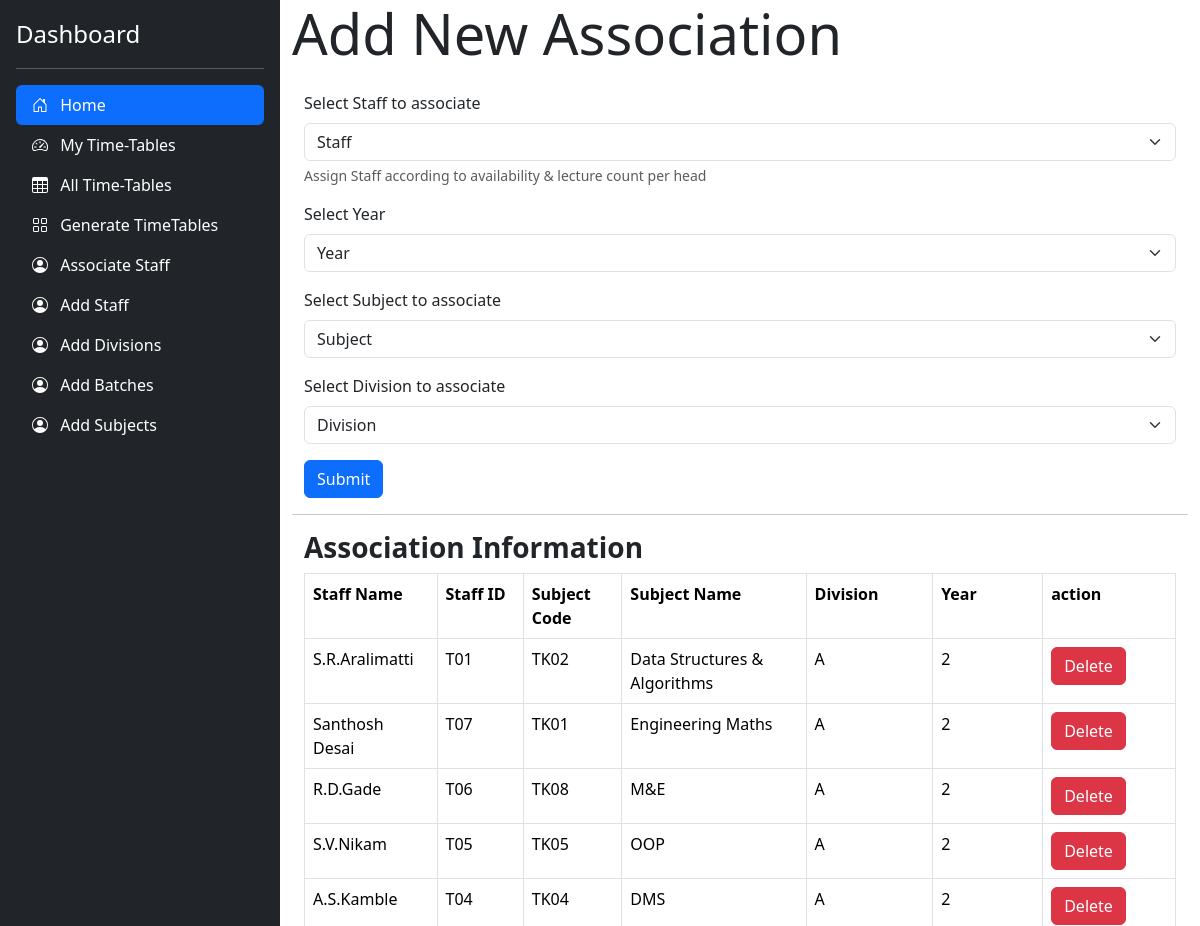
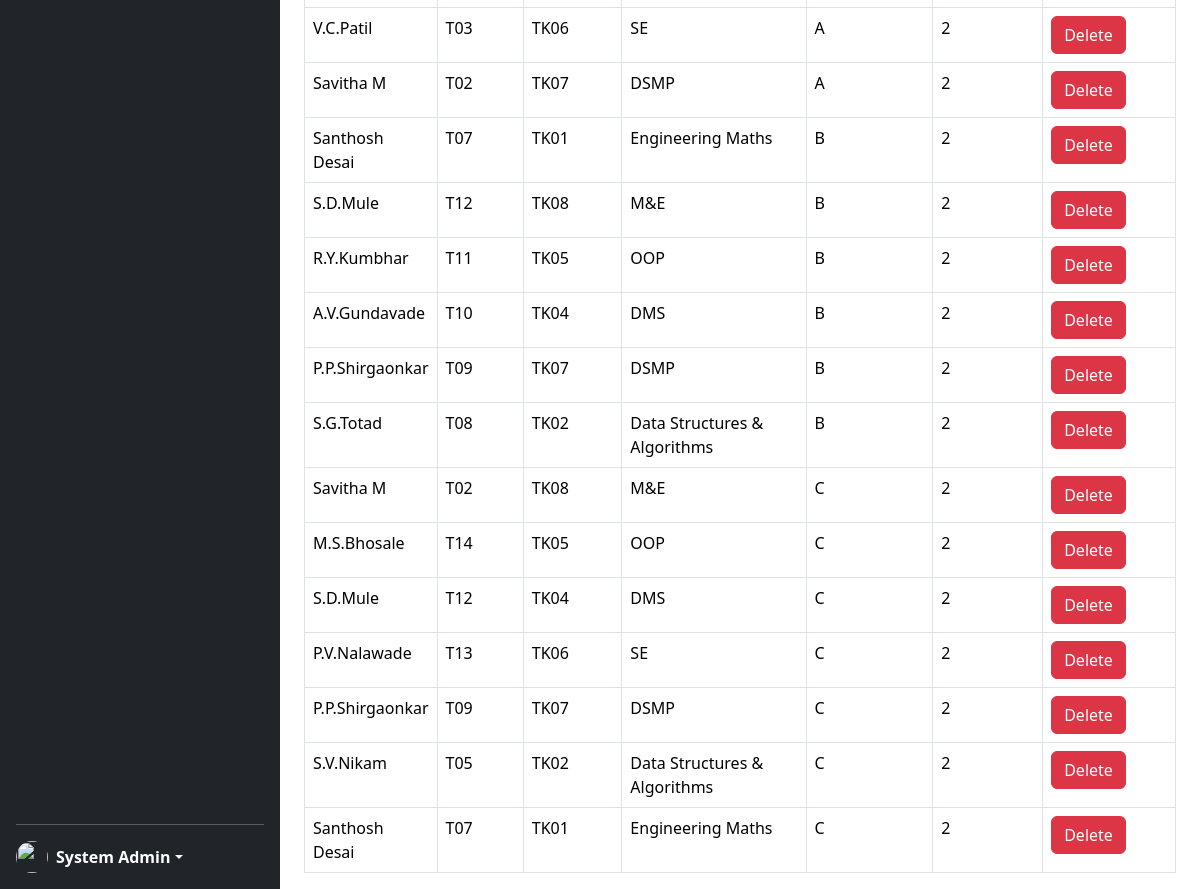
Screenshot of /associate.php (signed in) with the database file from the repository (2 pictures, top to bottom).
### tables this page shows
CREATE TABLE `associations` (
  `staffid` varchar(10) NOT NULL,
  `staffname` varchar(50) NOT NULL,
  `subjectcode` varchar(10) NOT NULL,
  `subjectname` varchar(50) NOT NULL,
  `year` int(1) NOT NULL,
  `division` varchar(2) NOT NULL,
  `id` int(11) NOT NULL
);

### associate.php (the view, shortened to what this page needs)
<!doctype html>
<html lang="en" data-bs-theme="auto">
<head>
    <link href="https://cdn.jsdelivr.net/npm/bootstrap@5.3.3/dist/css/bootstrap.min.css" rel="stylesheet">
    <link href="./css/sidebars.css" rel="stylesheet">
    <link rel="stylesheet" href="./css/dashboard.css">
    <link href="sidebars.css" rel="stylesheet">
</head>
<body>
    <main class="d-flex flex-nowrap">
        <div class="sidebar d-flex flex-column flex-shrink-0 p-3 text-bg-dark" style="width: 280px; height:100vh;">
            <a href="/" class="d-flex align-items-center mb-3 mb-md-0 me-md-auto text-white text-decoration-none">
                <span class="fs-4">Dashboard</span>
            </a>
            <hr>
            <ul class="nav nav-pills flex-column mb-auto">
                <li class="nav-item">
                    <a href="/TimeTableGenerator/administration.php" class="nav-link active" aria-current="page">
                        <svg class="bi pe-none me-2" width="16" height="16">
                            <use xlink:href="#home" />
                        </svg>
                        Home
                    </a>
                </li>
                <li>
                    <a href="#" class="nav-link text-white">
                        <svg class="bi pe-none me-2" width="16" height="16">
                            <use xlink:href="#speedometer2" />
                        </svg>
                        My Time-Tables
                    </a>
                </li>
                <li>
                    <a href="#" class="nav-link text-white">
                        <svg class="bi pe-none me-2" width="16" height="16">
                            <use xlink:href="#table" />
                        </svg>
                        All Time-Tables
                    </a>
                </li>
                <li>
                    <a href="/TimeTableGenerator/generate.php" class="nav-link text-white">
                        <svg class="bi pe-none me-2" width="16" height="16">
                            <use xlink:href="#grid" />
                        </svg>
                        Generate TimeTables
                    </a>
                </li>
                <li>
                    <a href="/TimeTableGenerator/associate.php" class="nav-link text-white">
                        <svg class="bi pe-none me-2" width="16" height="16">
                            <use xlink:href="#people-circle" />
                        </svg>
                        Associate Staff
                    </a>
                </li>
                <li>
                    <a href="/TimeTableGenerator/addStaff.php" class="nav-link text-white">
                        <svg class="bi pe-none me-2" width="16" height="16">
                            <use xlink:href="#people-circle" />
                        </svg>
                        Add Staff
                    </a>
                </li>
                <li>
                    <a href="/TimeTableGenerator/addDivisions.php" class="nav-link text-white">
                        <svg class="bi pe-none me-2" width="16" height="16">
                            <use xlink:href="#people-circle" />
                        </svg>
                        Add Divisions
                    </a>
                </li>
                <li>
                    <a href="/TimeTableGenerator/addBatches.php" class="nav-link text-white">
                        <svg class="bi pe-none me-2" width="16" height="16">
                            <use xlink:href="#people-circle" />
                        </svg>
                        Add Batches
                    </a>
                </li>
                <li>
                    <a href="/TimeTableGenerator/addSubjects.php" class="nav-link text-white">
                        <svg class="bi pe-none me-2" width="16" height="16">
                            <use xlink:href="#people-circle" />
                        </svg>
                        Add Subjects
                    </a>
                </li>
            </ul>
            <hr>
            <div class="dropdown">
                <a href="#" class="d-flex align-items-center text-white text-decoration-none dropdown-toggle" data-bs-toggle="dropdown" aria-expanded="false">
                    <img src="https://github.com/mdo.png" alt="" width="32" height="32" class="rounded-circle me-2">
                    <strong>
                        <?php
                        if (isset($_SESSION["userloggedin"])) {
                            if ($_SESSION["userloggedin"] != 1) {
                                header("Location: http://localhost/TimeTableGenerator/login.php");
                            } else {
                                echo '<li class="float-right" type="button" id="dropdownMenuButton" data-toggle="dropdown" aria-haspopup="true" aria-expanded="false">' . $_SESSION["username"] . '</li>';
                            }
                        } else {
                            header("Location: http://localhost/TimeTableGenerator/login.php");
                        }
                        ?>
                    </strong>
                </a>
            </div>
        </div>
        <div class="dashboard-content container-fluid">
            <div class="dashboard-heading display-4">Add New Association</div>
            <div class="container-fluid">
                <form action="./services/associateData.php" method="POST" class="form-signup">
                    <div class="mt-4 mb-3">
                        <label for="staff" class="form-label">Select Staff to associate</label>
                        <select name="staff" class="form-select">
                            <?php
                            $q = mysqli_query(
                                mysqli_connect("localhost", "root", "root", "Dev"),
                                "SELECT * FROM staff"
                            );
                            $row_count = mysqli_num_rows($q);
                            if ($row_count) {
                                $mystring = '
                                    <option selected disabled>Staff</option>';
                                while ($row = mysqli_fetch_assoc($q)) {
                                    $mystring .= '<option value="' . $row['staffId'] . '">' . "(" . $row['staffId'] . ")  " . $row['name'] . '</option>';
                                }
                                echo $mystring;
                            }
                            ?>
                        </select>
                        <div id="emailHelp" class="form-text">Assign Staff according to availability & lecture count per head</div>
                    </div>
                    <div class="mb-3">
                        <label for="year" class="form-label">Select Year</label>
                        <select class="form-select" name="year" onchange="fetch_updatedata(this.value)">
                            <option selected disabled>Year</option>
                        </select>
                    </div>
                    <div class="mb-3">
                        <label for="subject" class="form-label">Select Subject to associate</label>
                        <select id="subjectselection" name="subject" class="form-select">
                            <option selected disabled>Subject</option>
                        </select>
                    </div>
                    <div class="mb-3">
                        <label for="division" class="form-label">Select Division to associate</label>
                        <select id="divisionselection" class="form-select" name="division">
                            <option selected disabled>Division</option>
                        </select>
                    </div>
                    <button type="submit" class="btn btn-primary">Submit</button>
                </form>
            </div>
            <hr>
            <div class="container-fluid">
                <h3><strong>Association Information </strong></h3>
                <table id="associationTable" class="table table-bordered">
                    <tr>
                        <th width="130">Staff Name</th>
                        <th width="130">Staff ID</th>
                        <th width="130">Subject Code</th>
                        <th width=290>Subject Name</th>
                        <th width="190">Division</th>
                        <th width="190">Year</th>
                        <th width="190">action</th>
                    </tr>
                    <tbody>
                        <?php
                        $q = mysqli_query(
                            mysqli_connect("localhost", "root", "root", "Dev"),
                            "SELECT * FROM associations ORDER BY division ASC"
                        );
                        while ($row = mysqli_fetch_assoc($q)) {
                            echo "<tr><td>{$row['staffname']}</td>
                            <td>{$row['staffid']}</td>
                    <td>{$row['subjectcode']}</td>
                    <td>{$row['subjectname']}</td>
                    <td>{$row['division']}</td>
                    <td>{$row['year']}</td>
                   <td><button class='btn btn-danger'>Delete</button></td>
                    </tr>\n";
                        }
                        ?>
                    </tbody>
                </table>
            </div>
        </div>
    </main>
</body>
</html>

### css/sidebars.css (style rules this page uses)
main { height: 100vh; height: -webkit-fill-available; }
.dashboard-content { height: 100vh; max-height: 100vh; overflow-y: scroll; width: 100%; }

### associate.php (style rules this page uses)
.bi { vertical-align: -.125em; fill: currentColor; }

### rows the page displays
associations: staffname "S.R.Aralimatti", staffid "T01", subjectcode "TK02", subjectname "Data Structures & Algorithms", division "A", year "2"
associations: staffname "Santhosh Desai", staffid "T07", subjectcode "TK01", subjectname "Engineering Maths", division "A", year "2"
associations: staffname "R.D.Gade", staffid "T06", subjectcode "TK08", subjectname "M&E", division "A", year "2"
associations: staffname "S.V.Nikam", staffid "T05", subjectcode "TK05", subjectname "OOP", division "A", year "2"
associations: staffname "A.S.Kamble", staffid "T04", subjectcode "TK04", subjectname "DMS", division "A", year "2"
associations: staffname "V.C.Patil", staffid "T03", subjectcode "TK06", subjectname "SE", division "A", year "2"
associations: staffname "Savitha M", staffid "T02", subjectcode "TK07", subjectname "DSMP", division "A", year "2"
associations: staffname "Santhosh Desai", staffid "T07", subjectcode "TK01", subjectname "Engineering Maths", division "B", year "2"
associations: staffname "S.D.Mule", staffid "T12", subjectcode "TK08", subjectname "M&E", division "B", year "2"
associations: staffname "R.Y.Kumbhar", staffid "T11", subjectcode "TK05", subjectname "OOP", division "B", year "2"
associations: staffname "A.V.Gundavade", staffid "T10", subjectcode "TK04", subjectname "DMS", division "B", year "2"
associations: staffname "P.P.Shirgaonkar", staffid "T09", subjectcode "TK07", subjectname "DSMP", division "B", year "2"
associations: staffname "S.G.Totad", staffid "T08", subjectcode "TK02", subjectname "Data Structures & Algorithms", division "B", year "2"
associations: staffname "Savitha M", staffid "T02", subjectcode "TK08", subjectname "M&E", division "C", year "2"
associations: staffname "M.S.Bhosale", staffid "T14", subjectcode "TK05", subjectname "OOP", division "C", year "2"
associations: staffname "S.D.Mule", staffid "T12", subjectcode "TK04", subjectname "DMS", division "C", year "2"
associations: staffname "P.V.Nalawade", staffid "T13", subjectcode "TK06", subjectname "SE", division "C", year "2"
associations: staffname "P.P.Shirgaonkar", staffid "T09", subjectcode "TK07", subjectname "DSMP", division "C", year "2"
associations: staffname "S.V.Nikam", staffid "T05", subjectcode "TK02", subjectname "Data Structures & Algorithms", division "C", year "2"
associations: staffname "Santhosh Desai", staffid "T07", subjectcode "TK01", subjectname "Engineering Maths", division "C", year "2"

### other values shown
$_SESSION["username"] "System Admin"
